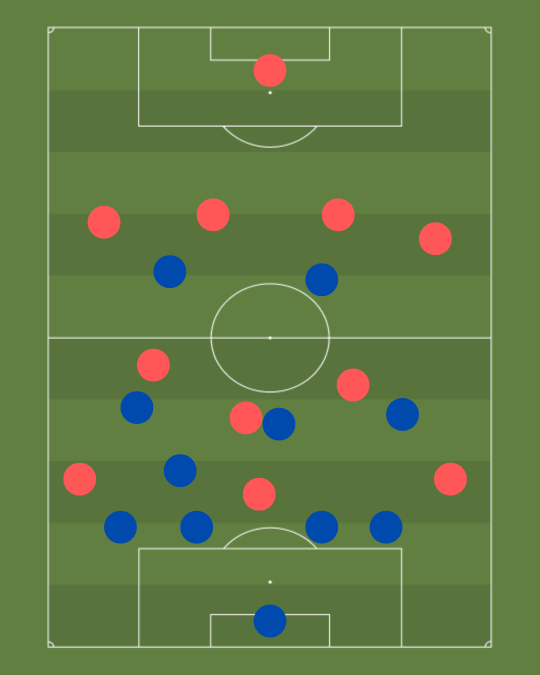
#> input picture Soccerfield3.png, 1080 x 1350 px, found by its file name (shown at 1/2 size)
$ python 2D_Field_vision.py
#> lines starting #> are read from the running program, lines starting #| are printed output that depends on the picture; after the words box and inside, x2 and y2 are one past the last pixel; in counts of white or black regions, pixels touching at a corner belong together
import cv2
import numpy as np
from pathlib import Path

############# Player detection and attack inference #############


############# Load and preprocess image #############
# Load picture
BASE_DIR = Path(__file__).resolve().parent  # fallback til Path.cwd() hvis du kører i REPL
# Dir with video
VIDEO_DIR = BASE_DIR / "images_vision"
# Image file
IMG_PATH = VIDEO_DIR / "Soccerfield3.png"
image = cv2.imread(IMG_PATH)
#> image is the input picture: shape (1350, 1080, 3); mean B, G, R 68.7, 122.2, 97.5
if image is None:
    print("Couldn't load file, check path")
    raise SystemExit

# Normalize size for consistent processing
resized_image = cv2.resize(image, (1000, 1000))
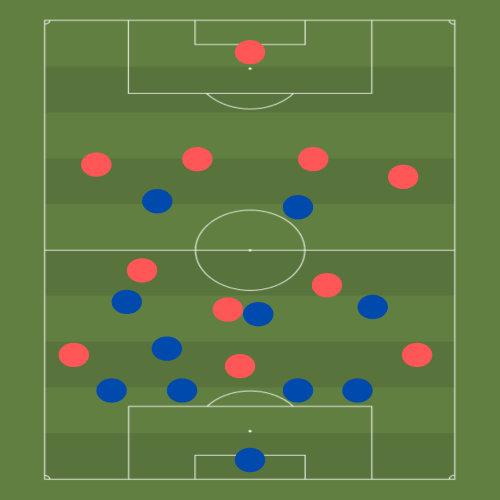
#> resized_image: shape (1000, 1000, 3) (shown at 1/2 size); mean B, G, R 68.7, 122.1, 97.5
#cv2.imshow("Original", resized_image)
#cv2.waitKey(0)

# Convert to HSV once
hsv = cv2.cvtColor(resized_image, cv2.COLOR_BGR2HSV)
#> hsv: shape (1000, 1000, 3); mean H, S, V 45.1, 126.2, 128.9

############# Load and preprocess image - END #############

################# Save to docs/ ############

def save_field_attack_summary(red_attackers: int,
                              blue_attackers: int,
                              filename: str = "field_data.txt",
                              overwrite: bool = True) -> Path:

    if red_attackers > blue_attackers:
        verdict = "Therefore, Liverpool is currently attacking."
    elif blue_attackers > red_attackers:
        verdict = "Therefore, Chelsea is currently attacking."
    else:
        verdict = "Therefore, the attack is currently balanced."

    sentence = (
        f"In the image of the field, Liverpool plays at home on the top half. "
        f"Liverpool has {red_attackers} Attackers, and Chelsea has {blue_attackers} Attackers. "
        f"{verdict}"
    )

    base_dir = Path(__file__).resolve().parent if "__file__" in globals() else Path.cwd()
    out_dir = base_dir / "docs"
    out_dir.mkdir(parents=True, exist_ok=True)
    target = out_dir / filename

    mode = "w" if overwrite else "a"
    with target.open(mode, encoding="utf-8") as f:
        f.write(sentence + "\n")

    return target.resolve()


################ Save to docs/ - END  #################

############# Detect players by colormask and finding circles #############
# --- Color masks ---
# Red uses two hue intervals because red wraps around 0/180 in HSV
lower_red1 = np.array([0,   100, 100])
upper_red1 = np.array([10,  255, 255])
lower_red2 = np.array([170, 100, 100])
upper_red2 = np.array([180, 255, 255])
red_mask = cv2.bitwise_or(cv2.inRange(hsv, lower_red1, upper_red1), cv2.inRange(hsv, lower_red2, upper_red2))
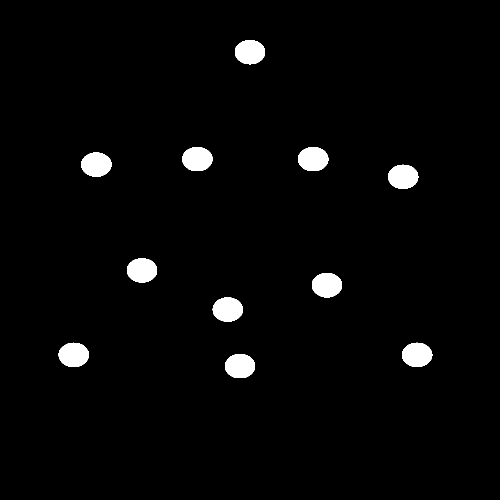
#> red_mask: shape (1000, 1000) (shown at 1/2 size); 2.6% white; 11 white regions, largest, box (x1, y1, x2, y2) and area: (624, 546, 684, 595) 2337, (117, 685, 178, 734) 2329, (596, 294, 657, 342) 2328

# Blue typical hue range in OpenCV's 0-179 scale
lower_blue = np.array([100, 120, 80])
upper_blue = np.array([130, 255, 255])
blue_mask = cv2.inRange(hsv, lower_blue, upper_blue)
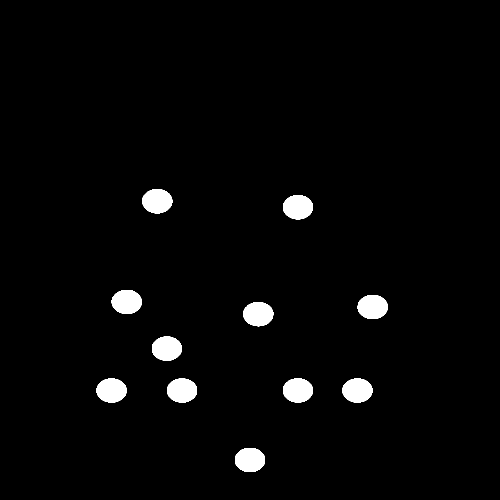
#> blue_mask: shape (1000, 1000) (shown at 1/2 size); 2.5% white; 11 white regions, largest, box (x1, y1, x2, y2) and area: (284, 378, 345, 427) 2327, (566, 390, 626, 439) 2322, (486, 604, 547, 653) 2318

# Morphological cleaning to remove small noise and fill tiny gaps
kernel = np.ones((5, 5), np.uint8)
def clean_mask(mask):
    m = cv2.morphologyEx(mask, cv2.MORPH_OPEN, kernel, iterations=1)
#> m: shape (1000, 1000); 2.6% white; 11 white regions, largest, box (x1, y1, x2, y2) and area: (624, 546, 684, 595) 2337, (596, 294, 657, 342) 2328, (117, 686, 178, 734) 2328
    m = cv2.morphologyEx(m, cv2.MORPH_CLOSE, kernel, iterations=1)
    return m

red_mask_clean = clean_mask(red_mask)
blue_mask_clean = clean_mask(blue_mask)
#> in clean_mask (call 2), `m = cv2.morphologyEx(mask, cv2.MORPH_OPEN, kernel, iterations=1)`: m: shape (1000, 1000); 2.5% white; 11 white regions

# Common detector: find near-circular contours and draw them
def find_circles_from_mask(mask_clean, draw_color_bgr, img_draw, min_area=50, circ_thresh=0.7):
#> called with draw_color_bgr = (0, 0, 255), min_area = 50, circ_thresh = 0.7
    contours, _ = cv2.findContours(mask_clean, cv2.RETR_EXTERNAL, cv2.CHAIN_APPROX_SIMPLE)
#> contours = 11 contours; largest, box (x1, y1, x2, y2) and area: (624, 546, 684, 595) 2259, (117, 686, 178, 734) 2250, (596, 294, 657, 342) 2250, (450, 708, 510, 756) 2248, (254, 517, 314, 565) 2247
    found = []
    for cnt in contours:
        area = cv2.contourArea(cnt)
        if area < min_area:
            continue
        perim = cv2.arcLength(cnt, True)
        if perim == 0:
            continue
        circularity = 4 * np.pi * area / (perim * perim)  # 1.0 = perfect circle
        if circularity > circ_thresh:
            (x, y), radius = cv2.minEnclosingCircle(cnt)
            x, y, radius = int(x), int(y), int(radius)
            found.append((x, y, radius))
            cv2.circle(img_draw, (x, y), radius, draw_color_bgr, 2)
            cv2.circle(img_draw, (x, y), 2, draw_color_bgr, -1)
#> this loop made 11 passes
#> (area, perim, circularity, x, y) on passes 1 to 11: (2248, 178, 0.891, 479, 731), (2241.5, 177.4, 0.895, 833, 709), (2250, 178.9, 0.884, 147, 709), (2243, 178, 0.889, 455, 618), (2259, 178.9, 0.887, 653, 569), (2247, 178, 0.891, 283, 540), (2240, 178, 0.888, 805, 353), (2246, 178.9, 0.882, 192, 328), (2250, 178.9, 0.884, 625, 318), (2239, 178, 0.888, 394, 318), (2241, 178, 0.889, 499, 103)
#> after the loop, found = [(479, 731, 30), (833, 709, 30), (147, 709, 30), (455, 618, 30), (653, 569, 30), (283, 540, 30), (805, 353, 30), (192, 328, 30), (625, 318, 30), (394, 318, 30), (499, 103, 30)]
    return found

# Detect red and blue players
red_circles  = find_circles_from_mask(red_mask_clean,  (0, 0, 255), resized_image)
#> red_circles has the same summary as found in find_circles_from_mask
blue_circles = find_circles_from_mask(blue_mask_clean, (255, 0, 0), resized_image)
#> call 2 of find_circles_from_mask, with draw_color_bgr = (255, 0, 0), min_area = 50, circ_thresh = 0.7
#> in find_circles_from_mask (call 2), `contours, _ = cv2.findContours(mask_clean, cv2.RETR_EXTERNAL, cv2.CHAI..`: contours = 11 contours; largest, box (x1, y1, x2, y2) and area: (284, 378, 345, 427) 2250, (566, 390, 626, 439) 2244, (470, 896, 530, 944) 2238, (334, 757, 394, 805) 2236, (304, 673, 364, 721) 2236
#> the loop in find_circles_from_mask (call 2), `for cnt in contours:` made 11 passes
#> (area, perim, circularity, x, y, radius) on passes 1 to 11: (2238, 176.9, 0.899, 499, 919, 30), (2226.5, 177.4, 0.889, 714, 780, 29), (2232.5, 177.4, 0.891, 595, 780, 30), (2236, 178, 0.887, 363, 780, 29), (2229.5, 177.4, 0.89, 222, 780, 29), (2235.5, 177.4, 0.892, 333, 697, 30), (2235.5, 179.4, 0.872, 516, 627, 30), (2235, 178, 0.886, 744, 613, 29), (2230.5, 178.3, 0.882, 253, 603, 30), (2244, 178.9, 0.882, 595, 414, 29), (2249.5, 179.1, 0.881, 314, 402, 30)
#> after the loop in find_circles_from_mask (call 2), `for cnt in contours:`:
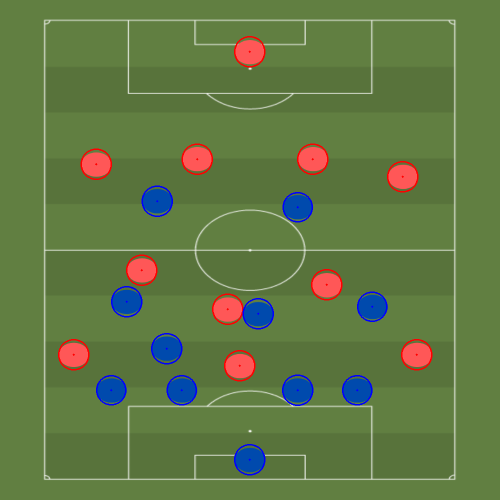
#> img_draw: shape (1000, 1000, 3) (shown at 1/2 size); mean B, G, R 69.3, 120.7, 97.9
#> after the loop in find_circles_from_mask (call 2), `for cnt in contours:`: found = [(499, 919, 30), (714, 780, 29), (595, 780, 30), (363, 780, 29), (222, 780, 29), (333, 697, 30), (516, 627, 30), (744, 613, 29), (253, 603, 30), (595, 414, 29), (314, 402, 30)]
#> blue_circles has the same summary as found in find_circles_from_mask

# Show masks for debugging
#cv2.imshow("Red mask (clean)", red_mask_clean)
#cv2.imshow("Blue mask (clean)", blue_mask_clean)

############# Detect players by colormask and finding circles - END #############

############# Count players on each half #############
# Count players in top and bottom halves
h, w = resized_image.shape[:2]
#> h = 1000; w = 1000
mid_y = h // 2
#> mid_y = 500
cv2.line(resized_image, (0, mid_y), (w, mid_y), (255, 255, 255), 2)  # draw midline

red_top    = sum(1 for (x, y, r) in red_circles  if y <  mid_y)
#> red_top = 5
red_bottom = sum(1 for (x, y, r) in red_circles  if y >= mid_y)
#> red_bottom = 6
blue_top   = sum(1 for (x, y, r) in blue_circles if y <  mid_y)
#> blue_top = 2
blue_bottom= sum(1 for (x, y, r) in blue_circles if y >= mid_y)
#> blue_bottom = 9

# Console output
print(f"Number of red players: {len(red_circles)}")
#| Number of red players: 11
print(f"Number of blue players: {len(blue_circles)}")
#| Number of blue players: 11
print(f"Number of red players on top half: {red_top}")
#| Number of red players on top half: 5
print(f"Number of blue players on top half: {blue_top}")
#| Number of blue players on top half: 2
print(f"Number of red players on bottom half: {red_bottom}")
#| Number of red players on bottom half: 6
print(f"Number of blue players on bottom half: {blue_bottom}")
#| Number of blue players on bottom half: 9

# On-image overlays
cv2.putText(resized_image, f"Red total: {len(red_circles)}  Top: {red_top}  Bottom: {red_bottom}",
            (10, 30), cv2.FONT_HERSHEY_SIMPLEX, 0.9, (0, 0, 255), 2, cv2.LINE_AA)
cv2.putText(resized_image, f"Blue total: {len(blue_circles)} Top: {blue_top} Bottom: {blue_bottom}",
            (10, 65), cv2.FONT_HERSHEY_SIMPLEX, 0.9, (255, 0, 0), 2, cv2.LINE_AA)

############# Count players on each half - END #############


################# Is attacking?  #################
# --- Attack inference (simple pressure rule) ---
# Red is home on the TOP half. "Attackers" are players on the opponent's half.
red_attackers  = red_bottom   # red on away half (bottom)
#> red_attackers = 6
blue_attackers = blue_top     # blue on away half (top)
#> blue_attackers = 2

# Margin scales with team size (20% of larger team, at least 1)
margin = max(1, int(0.2 * max(len(red_circles), len(blue_circles))))
#> margin = 2

pressure = red_attackers - blue_attackers  # >0 favors RED, <0 favors BLUE
#> pressure = 4

if pressure >= margin:
    attack_team = "RED (likely attacking)"
elif pressure <= -margin:
    attack_team = "BLUE (likely attacking)"
else:
    attack_team = "UNSURE (balanced)"

# On-image overlay
cv2.putText(resized_image, f"Attack: {attack_team}",
            (10, 100), cv2.FONT_HERSHEY_SIMPLEX, 0.9, (50, 220, 50), 2, cv2.LINE_AA)
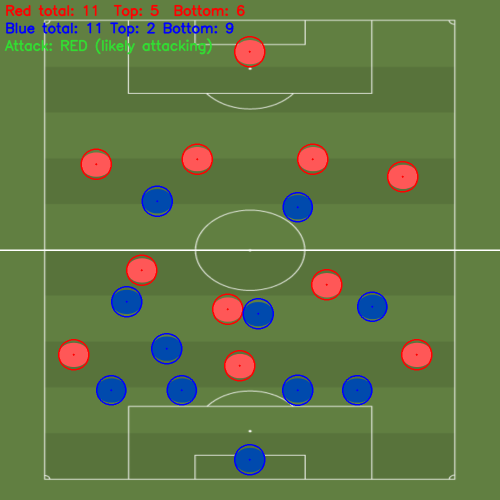
#> resized_image: shape (1000, 1000, 3) (shown at 1/2 size); mean B, G, R 70, 120.5, 98.2

print(f"Attack:", attack_team)

################# Is attacking - END  #################

# Final visualization
#cv2.imshow("Detected players (red + blue)", resized_image)
#cv2.waitKey(0)
#cv2.destroyAllWindows()

save_field_attack_summary(red_attackers, blue_attackers)
